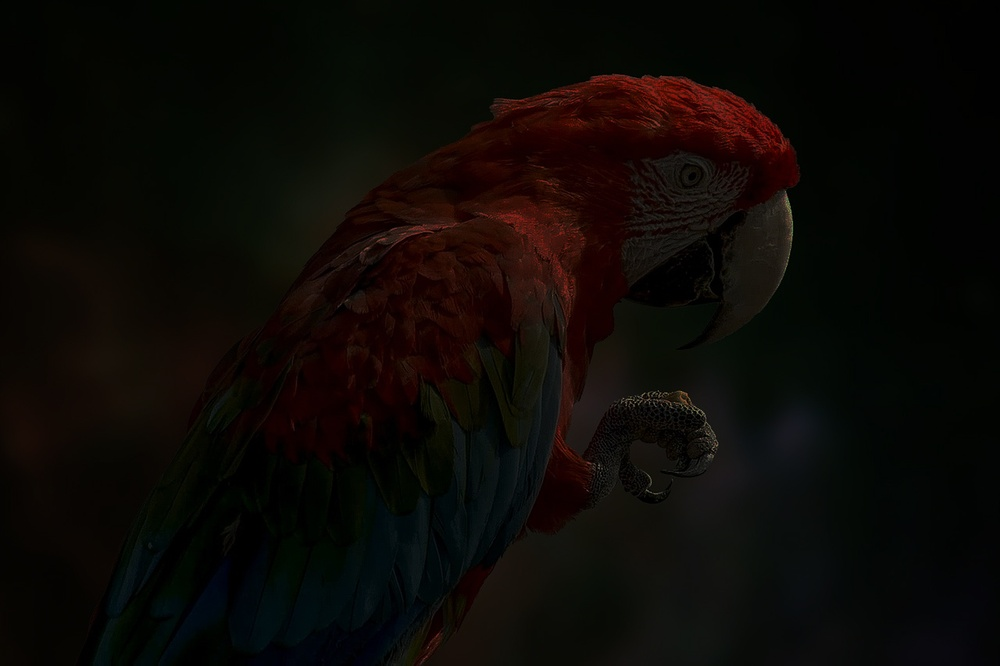
#> input picture parrot.jpg, 1000 x 666 px, shrunk from 1280 x 853 before the run
$ jupyter execute Histogram.ipynb
#> lines starting #> are read from the running program, lines starting #| are printed output that depends on the picture
# Ex. No: 03
## Histogram Equalization Using OpenCV (Grayscale & Color Images)

**Name :** THEJASHREE S    **Reg. No :** 212224240175   **Slot No :** T2-R34

### Write a Python program using OpenCV to perform histogram equalization on the given grayscale image **"parrot.jpg"**.

The program should:

- Import the required libraries (**OpenCV, NumPy, Matplotlib**).
- Read the image **"parrot.jpg"** in **grayscale** format.
- Display the grayscale image and plot its histogram.
- Perform **histogram equalization** on the grayscale image using `cv2.equalizeHist()` to enhance its contrast.
- Using Matplotlib, display the following in a **2 × 2 grid layout**:
  - Original Grayscale Image
  - Histogram of Original Image
  - Enhanced (Equalized) Image
  - Histogram of Enhanced Image

[cell 1]
# Import required libraries
import cv2
import numpy as np
import matplotlib.pyplot as plt

[cell 2]
# Read the image in grayscale format
img=cv2.imread("parrot.jpg",0)
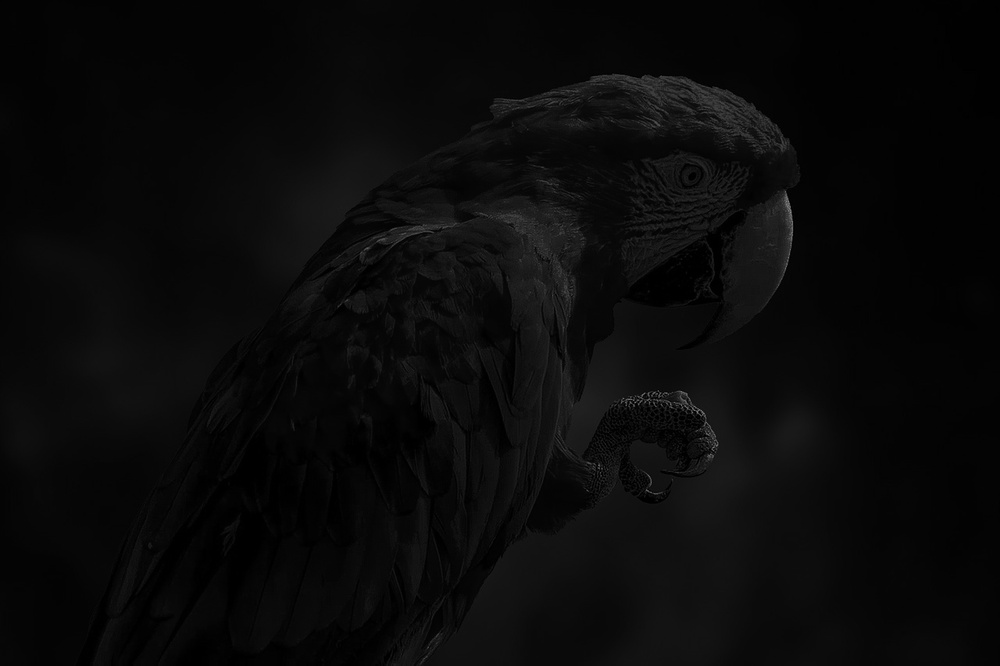
#> img: shape (666, 1000); min 0, max 144, mean 9.7

[cell 3]
# Display the grayscale image.
plt.imshow(img,cmap='gray')
plt.title("parrot image")
plt.axis("off")
plt.show()

[cell 4]
# Plot the histogram of the grayscale image
plt.hist(img.ravel(),256,range=[0,255])
plt.title("histogram of grayscale image")
plt.show()
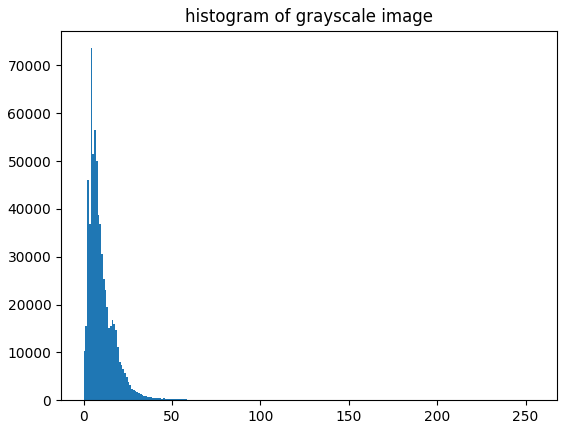
#> figure drawn by matplotlib, 1 panel; tallest bar 73601 high, from x = 3.98 to 4.98

[cell 5]
# Perform histogram equalization
img_eq=cv2.equalizeHist(img)
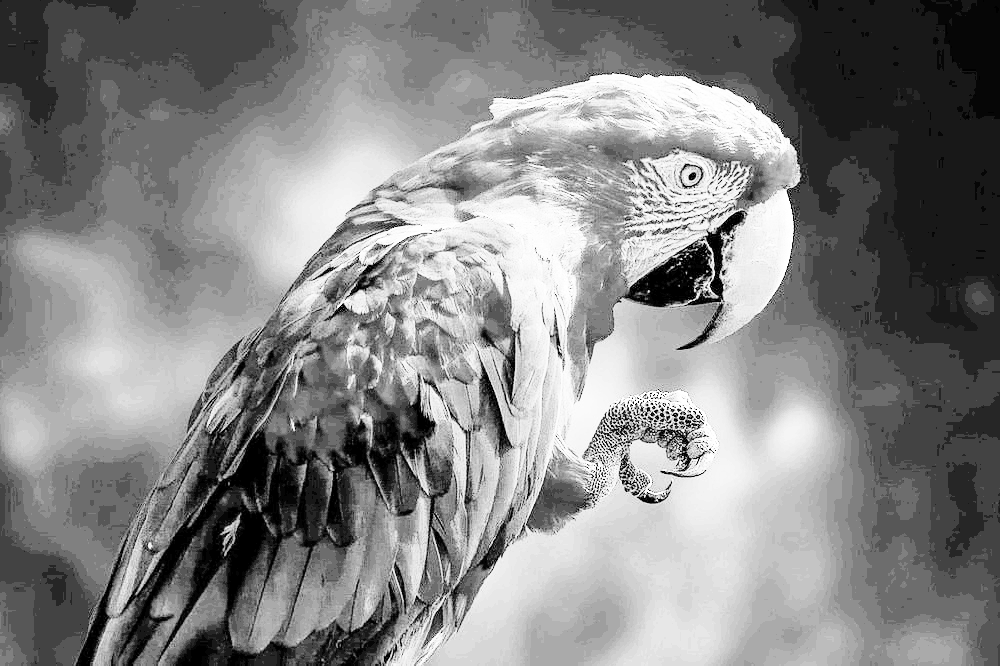
#> img_eq: shape (666, 1000); min 0, max 255, mean 132.7

[cell 6]
plt.imshow(img_eq, cmap='gray')
plt.title('Enhanced Image')
plt.show()

[cell 7]
plt.hist(img_eq.ravel(), 256, range = [0, 256])
plt.title('Equalized Histogram')
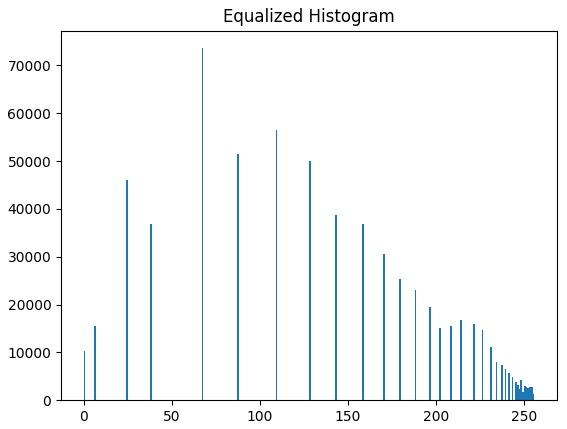
#> figure drawn by matplotlib, 1 panel; tallest bar 73601 high, from x = 67 to 68

[cell 8]
# Display [1] the Original Image (Gray Image) and its Histogram, and [2] the Enhanced Image and its Histogram using a 2×2 layout in Matplotlib.
plt.figure(figsize=(10, 8))
plt.subplot(2, 2, 1);plt.imshow(img, cmap='gray');plt.title("Original Image");plt.axis("off")
plt.subplot(2, 2, 2);plt.hist(img.ravel(), bins=256, range=[0, 256]);plt.title("Original Histogram");plt.xlim([0, 256])
plt.subplot(2, 2, 3);plt.imshow(img_eq, cmap='gray');plt.title("Equalized Image");plt.axis("off")
plt.subplot(2, 2, 4);plt.hist(img_eq.ravel(), bins=256, range=[0, 256]);plt.title("Equalized Histogram");plt.xlim([0, 256])
plt.tight_layout()
plt.show()
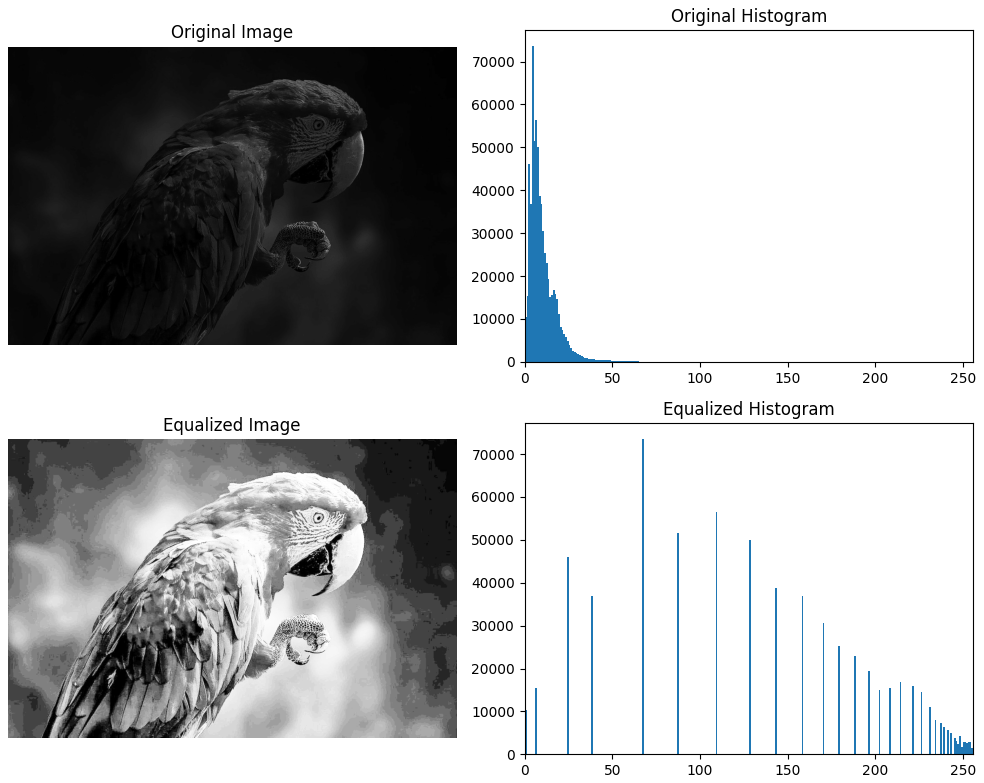
#> figure drawn by matplotlib, 4 panels; panel 2: tallest bar 73601 high, from x = 4 to 5; panel 4: tallest bar 73601 high, from x = 67 to 68

### Write a Python program using OpenCV to perform color image enhancement through histogram equalization in the HSV color space on the given image **"parrot.jpg"**.

The program should:

- Import the required libraries (**OpenCV, NumPy, Matplotlib**).
- Read the color image **"parrot.jpg"**.
- Plot the **histogram of the original color image** (use the **B, G, and R** channels).
- Convert the image from **BGR to HSV** color space.
- Apply **histogram equalization** to one specific channel to improve brightness and contrast using `cv2.equalizeHist()`.
- Convert the enhanced HSV image back to **BGR** format.
- Using Matplotlib, display the following in a **2 × 2 grid layout**:
  - Original Color Image
  - Histogram of Original Image (BGR channels)
  - Enhanced Color Image
  - Histogram of Enhanced Image (BGR channels)

[cell 9]
# Import required libraries
import cv2
import matplotlib.pyplot as plt

[cell 10]
# Read the colorgiven parrot.jpg image.
img1 = cv2.imread('parrot.jpg', cv2.IMREAD_COLOR)
#> img1 is the input picture: shape (666, 1000, 3); mean B, G, R 5.7, 9.1, 12.4
plt.imshow(img1)
plt.title('Colour Image')
plt.axis("off")
plt.show()

[cell 11]
# Convert BGR image to RGB
image_rgb = cv2.cvtColor(img1, cv2.COLOR_BGR2RGB)

[cell 12]
# Plot the histogram of colour image
plt.figure(figsize=(10, 5))
hist_blue = cv2.calcHist([img1], [0], None, [256], [0, 256])
#> hist_blue = 256 values, max 108608 at index 2, min 0 at index 100, mean 2601.6
plt.plot(hist_blue, color='b', label='Blue')
hist_green = cv2.calcHist([img1], [1], None, [256], [0, 256])
#> hist_green = 256 values, max 71472 at index 5, min 0 at index 123, mean 2601.6
plt.plot(hist_green, color='g', label='Green')
hist_red = cv2.calcHist([img1], [2], None, [256], [0, 256])
#> hist_red = 256 values, max 67111 at index 3, min 0 at index 139, mean 2601.6
plt.plot(hist_red, color='r', label='Red')
plt.title("Histogram of Color Image")
plt.xlim([0, 256])
plt.legend()
plt.grid(alpha=0.2)
plt.show()
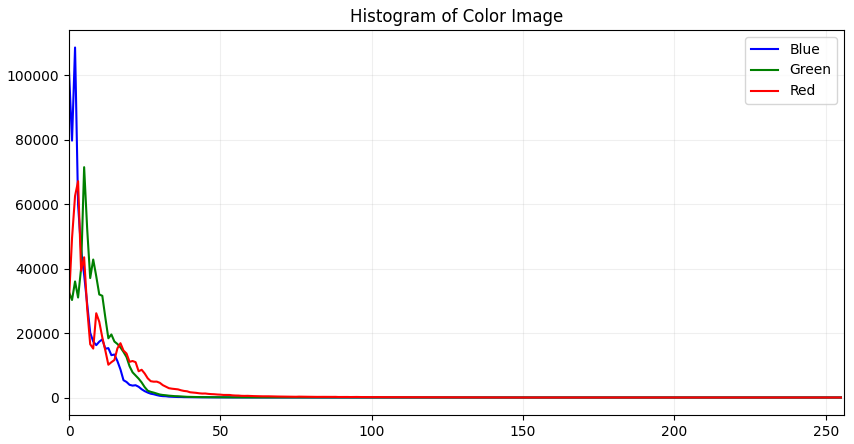
#> figure drawn by matplotlib, 1 panel; curve peaks at x = 2, y = 108608; curve peaks at x = 5, y = 71472; curve peaks at x = 3, y = 67111

[cell 13]
# Convert to HSV.
img_hsv = cv2.cvtColor(img1, cv2.COLOR_BGR2HSV)
#> img_hsv: shape (666, 1000, 3); mean H, S, V 41.7, 165.8, 14.5

[cell 14]
# Perform histogram equalization
img_hsv[:,:,2] = cv2.equalizeHist(img_hsv[:, :, 2])
#> img_hsv: shape (666, 1000, 3); mean H, S, V 41.7, 165.8, 131.2
plt.hist(img_eq.ravel(), 256, range = [0, 256])
plt.title('Equalized Histogram')

[cell 15]
# Convert back to BGR format
img_eq = cv2.cvtColor(img_hsv, cv2.COLOR_HSV2BGR)
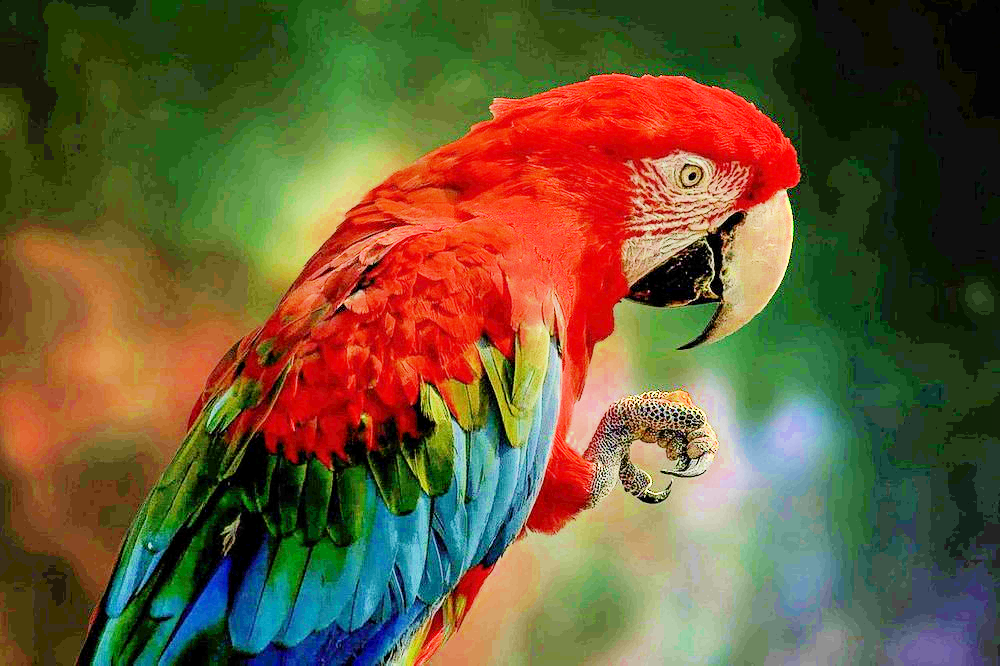
#> img_eq: shape (666, 1000, 3); mean B, G, R 55.7, 90.4, 106.6

[cell 16]
# Display
plt.imshow(img_eq[:,:,::-1]); plt.title('Equalized Image');plt.show()

[cell 17]
plt.figure(figsize=(10, 8))

plt.subplot(2, 2, 1); plt.imshow(img, cmap='gray'); plt.title("Original Image"); plt.axis("off")
plt.subplot(2, 2, 2); plt.hist(img.ravel(), bins=256, range=[0, 256]); plt.title("Original Histogram"); plt.xlim([0, 256])

plt.subplot(2, 2, 3); plt.imshow(img_eq[:,:,::-1], cmap='gray'); plt.title("Equalized Image"); plt.axis("off")
plt.subplot(2, 2, 4); plt.hist(img_eq.ravel(), bins=256, range=[0, 256]); plt.title("Equalized Histogram"); plt.xlim([0, 256])

plt.tight_layout()
plt.show()
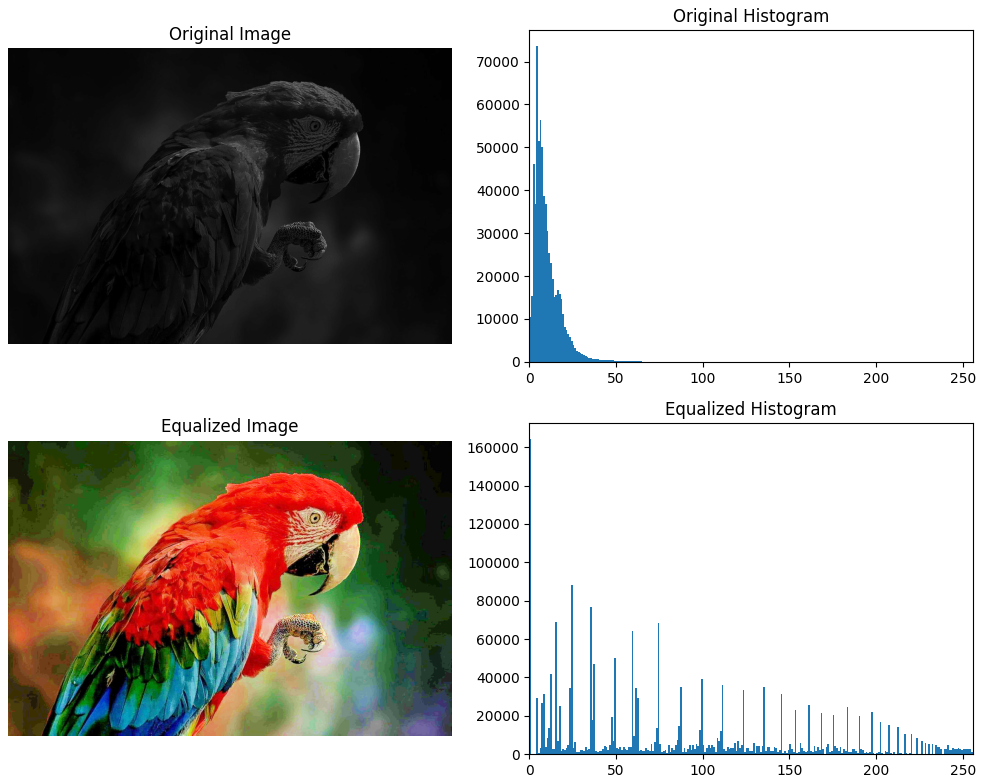
#> figure drawn by matplotlib, 4 panels; panel 2: tallest bar 73601 high, from x = 4 to 5; panel 4: tallest bar 164433 high, from x = 0 to 1
